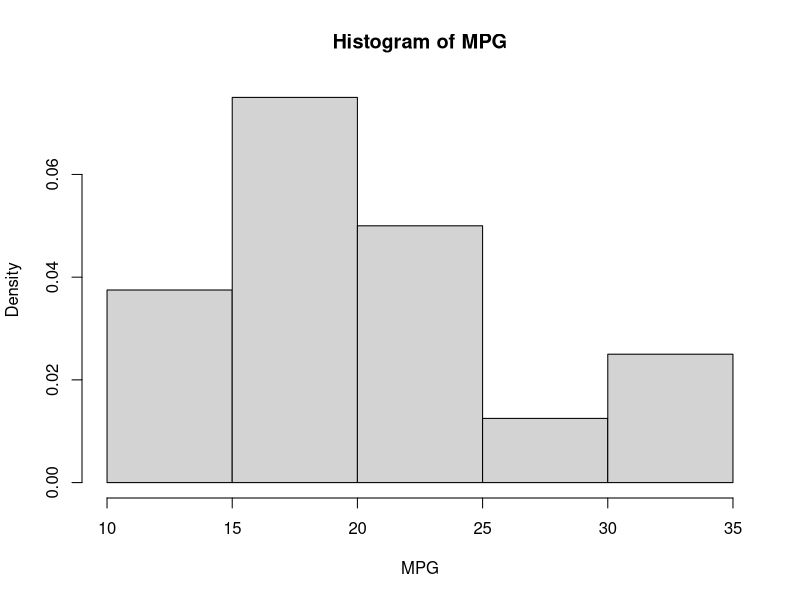
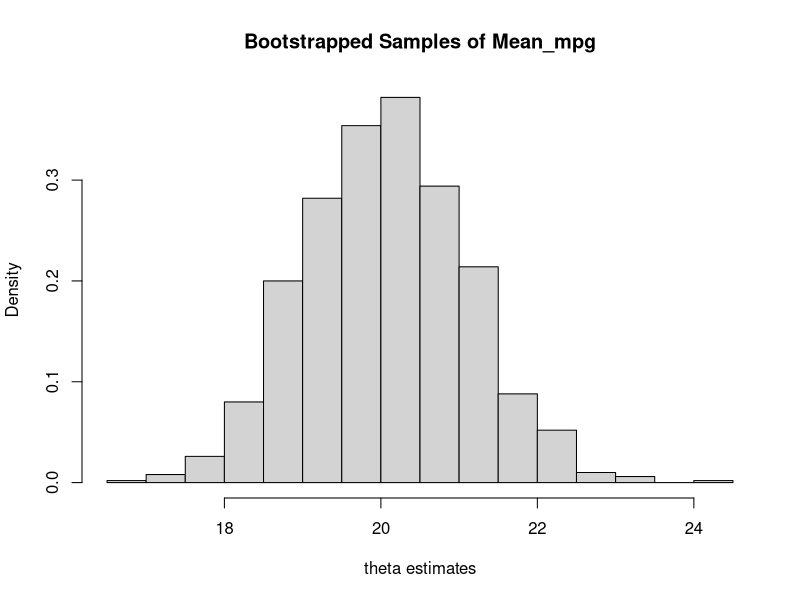
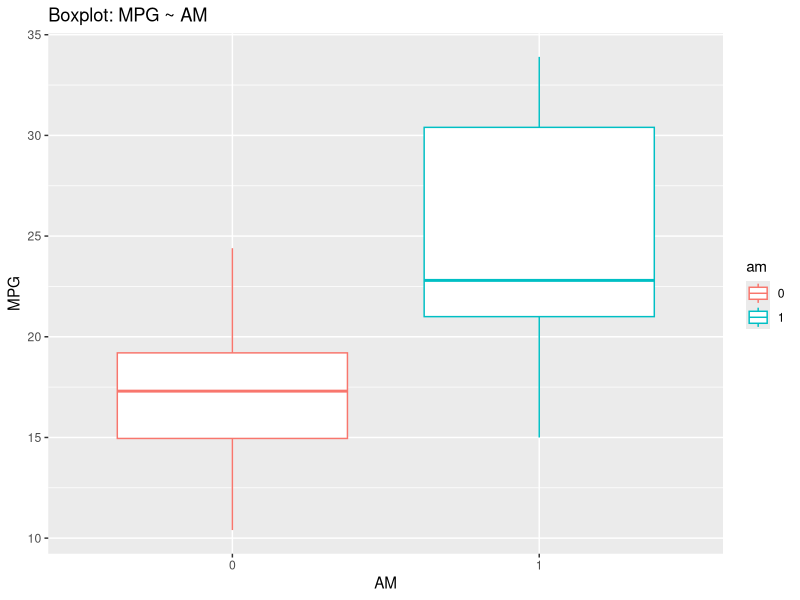
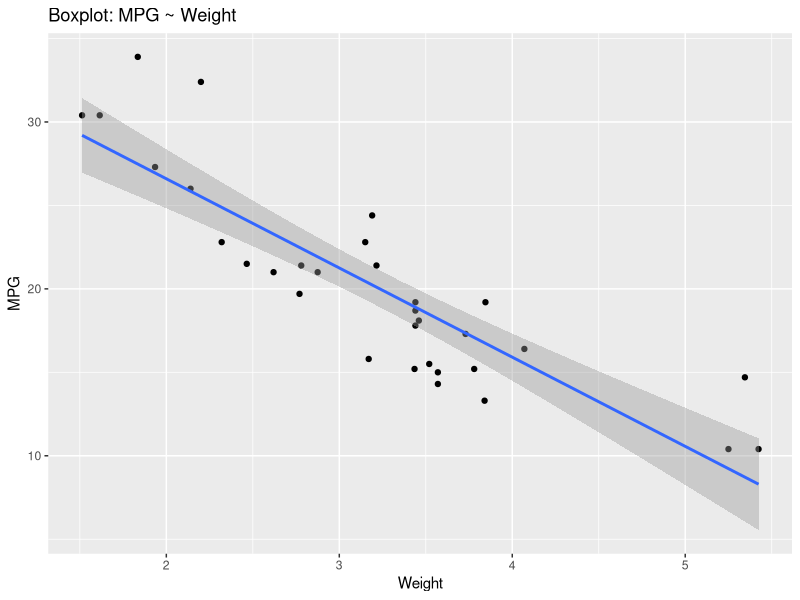
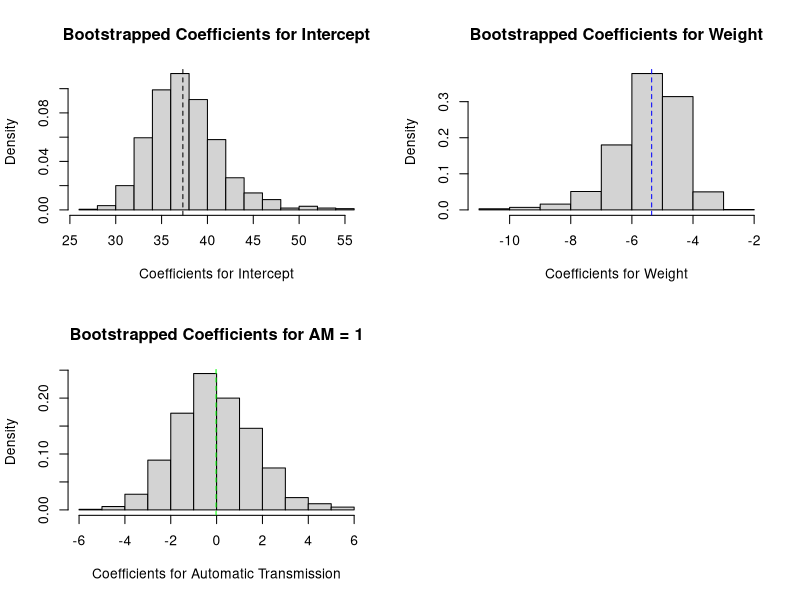

Here is the R script that generated these plots, in order:
## ---- chunk 1
data("mtcars")
mpg = mtcars$mpg
n = length(mpg)
print(mean(mpg))
hist(x = mpg, probability = TRUE, xlab = "MPG", main = "Histogram of MPG")
## ---- chunk 2
B = 1000 ## number of bootstraps
results = numeric(B) ## vector to hold results
for(b in 1:B){
  i = sample(x = 1:n, size = n, replace = TRUE) ## sample indices
  bootSample = mpg[i] ## get data
  thetaHat = mean(bootSample) ## calculate the mean for bootstrap sample
  results[b] = thetaHat ## store results
}

hist(x = results, probability = TRUE, 
     main = "Bootstrapped Samples of Mean_mpg",
     xlab = "theta estimates")


## ---- chunk 3
library(ggplot2, quietly = TRUE) ## for graphics
mtcars$am <- as.factor(mtcars$am) ## Transmission (0 = automatic, 1 = manual
fit = lm(formula = mpg ~ wt + am, data = mtcars)
data.frame(coefficients = coefficients(fit), CI = confint(fit), check.names = FALSE)
## ---- chunk 4
qplot(x = as.factor(am), y = mpg, data = mtcars, geom = "boxplot",
      main = "Boxplot: MPG ~ AM", ylab = "MPG", xlab = "AM",
      colour = am)
## ---- chunk 5
qplot(x = wt, y = mpg, data = mtcars, geom = c("point", "smooth"),
      main = "Boxplot: MPG ~ Weight", ylab = "MPG", xlab = "Weight",
      method = "lm", formula = y~x)

## ---- chunk 6

## save coefficients
beta_int = coefficients(fit)[1]
beta_wt = coefficients(fit)[2]
beta_am = coefficients(fit)[3]

n = dim(mtcars)[1] ## number of obs in data
B = 1000 ## number of bootstrap samples

results = matrix(data = NA, nrow = B, ncol = 3, 
                 dimnames = list(NULL, c("Intercept", "wt", "am")))

## begin bootstrap for-loop
for(b in 1:B){
  i = sample(x = 1:n, size = n, replace = TRUE) ## sample indices
  temp = mtcars[i,] ## temp data set
  temp_model =  lm(formula = mpg ~ wt + am, data = temp) ## train model
  coeff = matrix(data = coefficients(temp_model), ncol = 3) ## get coefficients
  results[b,] = coeff ## save coefficients in matrix
}

## ---- chunk 7

results <- data.frame(results, check.names = FALSE)

summary(results) ## take a look at the samples

boot_int = results[,"Intercept"]
boot_wt = results[,"wt"]
boot_am = results[,"am"]

## ---- chunk 8
par(mfrow = c(2,2))
hist(boot_int, main = "Bootstrapped Coefficients for Intercept",
     xlab = "Coefficients for Intercept", probability = TRUE)
abline(v = coefficients(fit)[1], col = "black", lty=2)


hist(boot_wt, main = "Bootstrapped Coefficients for Weight",
     xlab = "Coefficients for Weight", probability = TRUE)
abline(v = coefficients(fit)[2], col = "blue", lty=2)


hist(boot_am, main = "Bootstrapped Coefficients for AM = 1",
     xlab = "Coefficients for Automatic Transmission", probability = TRUE)
abline(v = coefficients(fit)[3], col = "green", lty=2)



## ---- chunk 9
bias_int = mean(boot_int - beta_int)
print(bias_int)

bias_wt = mean(boot_wt - beta_wt)
print(bias_wt)

bias_am = mean(boot_am - beta_am)
print(bias_am)
## ---- chunk 10
## incorportate our bias into the coefficients
## we now have bias corrected coefficients

intercept = beta_int - bias_int
print(intercept)

wt = beta_wt - bias_wt
print(wt)

am = beta_am - bias_am
print(am)



